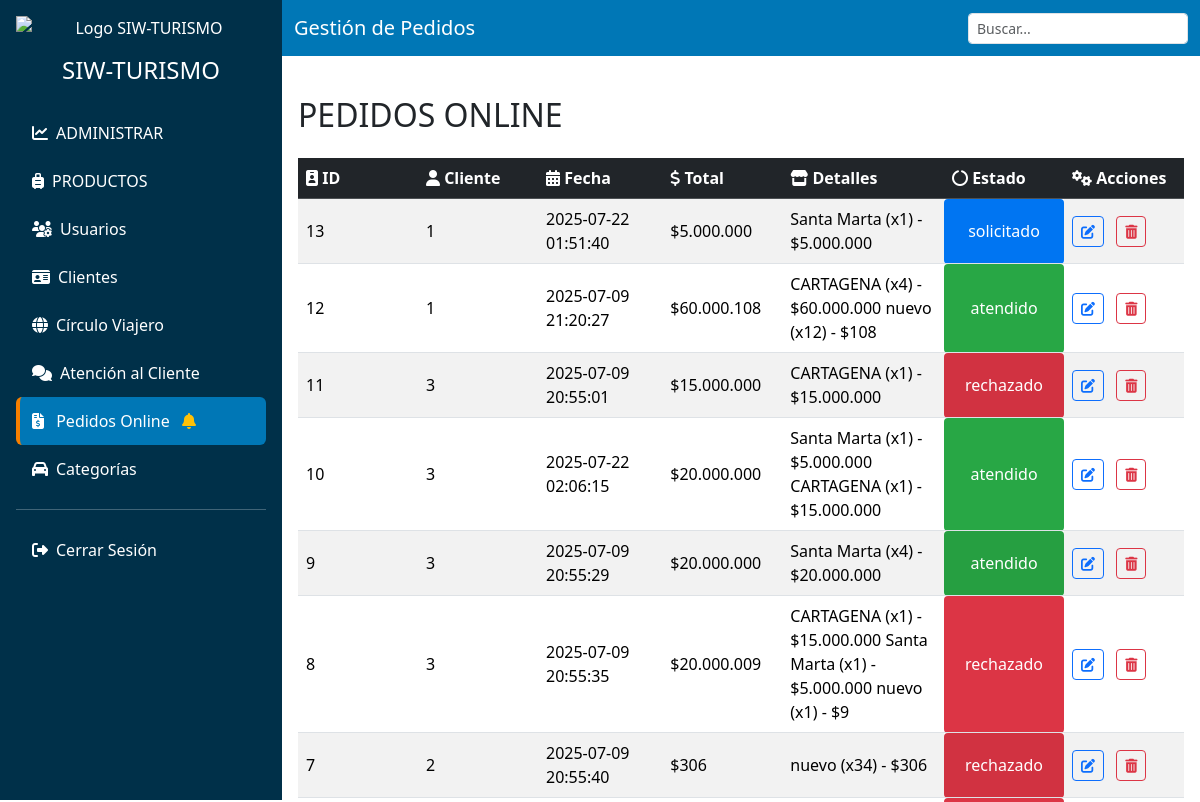
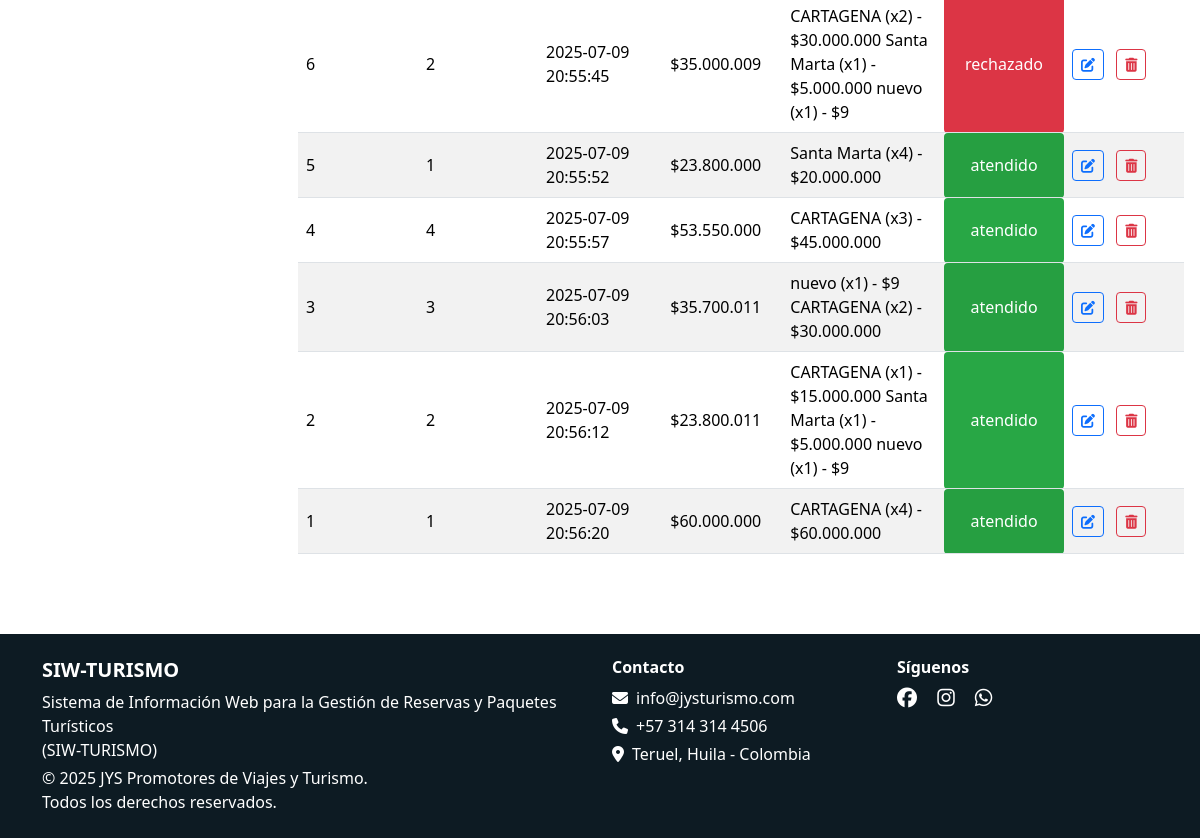
Before: /vista/admin/pedidos.php (signed in) with the older database file (2 pictures, top to bottom).
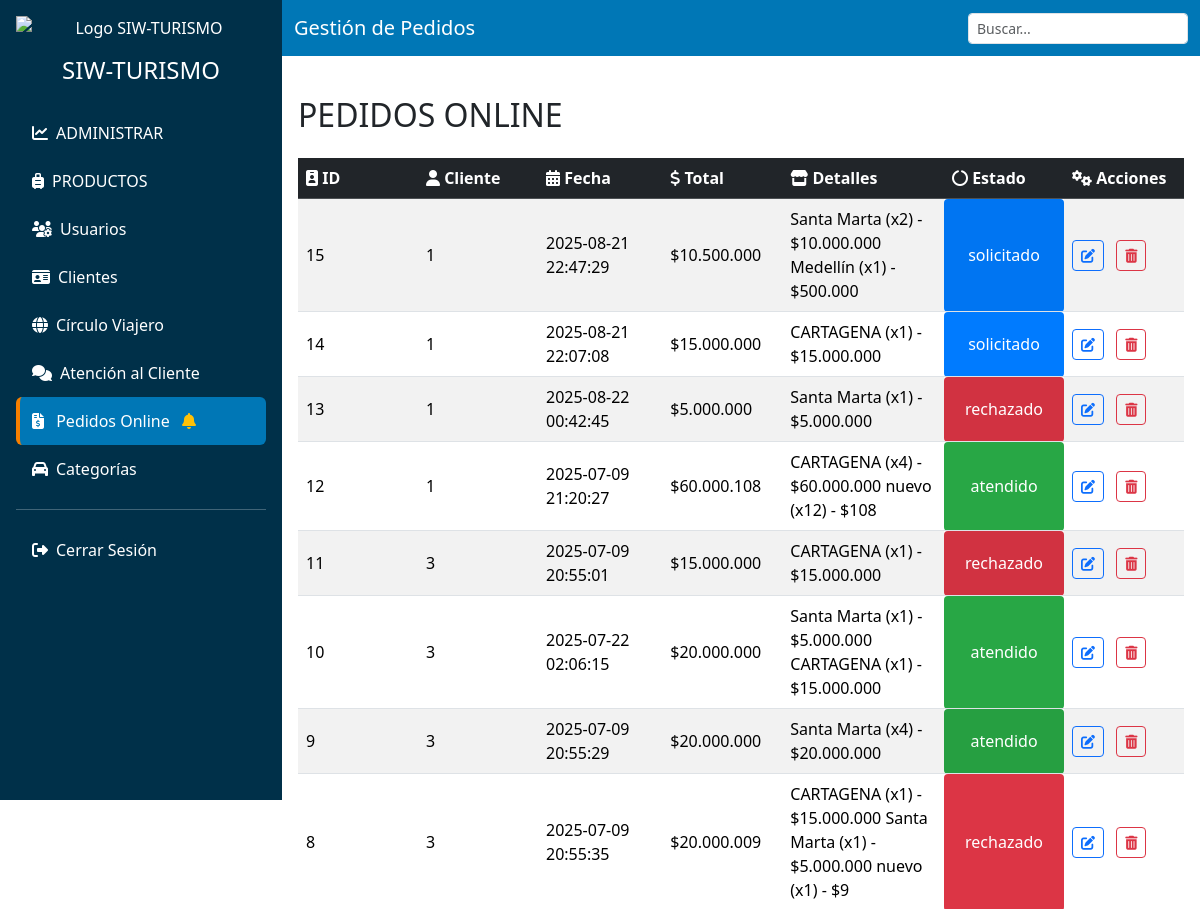
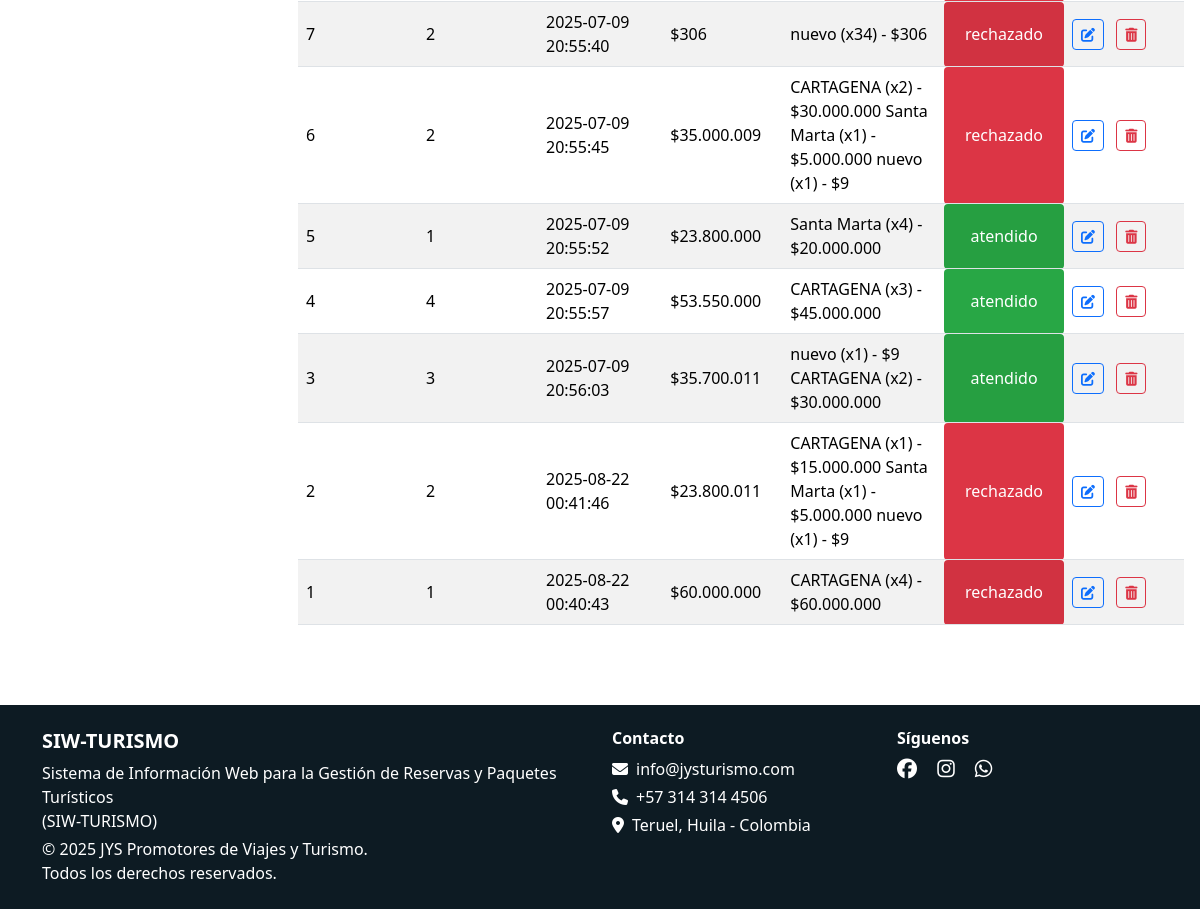
After: the same page with the newer database file (2 pictures, top to bottom).
### tables this page shows
CREATE TABLE `ventas` (
  `id` int(11) NOT NULL,
  `fecha` timestamp NOT NULL DEFAULT current_timestamp() ON UPDATE current_timestamp(),
  `total` int(11) NOT NULL,
  `id_cliente` int(11) NOT NULL,
  `estado` enum('solicitado','atendido','rechazado') DEFAULT NULL,
  `detalles` text DEFAULT NULL
);

### modelo/obtenerEstados.php (called while the page is built, shortened)
<?php
function hayPedidos($conn)
{
    $sql = "SELECT 1 FROM ventas WHERE estado = ? LIMIT 1";
    $stmt = $conn->prepare($sql);
    if ($stmt) {
        $estado = "solicitado";
        $stmt->bind_param("s", $estado);
        $stmt->execute();
        $stmt->store_result();
        $hay = ($stmt->num_rows > 0);
        return $hay;
    }
    return false;
}

### modelo/pedidos_m.php (called while the page is built, shortened)
<?php
    function obtenerPedidos($conn) {
        $pedidos = [];
        $sql = "SELECT id, fecha, total, id_cliente, estado, detalles FROM ventas ORDER BY id DESC";
        $resultado = $conn->query($sql);
        if ($resultado && $resultado->num_rows > 0) {
            while ($fila = $resultado->fetch_assoc()) {
                $pedidos[] = $fila;
            }
        }
        return $pedidos;
    }
?>

### vista/admin/pedidos.php (the view, shortened to what this page needs)
<?php
    include('header.php');
?>
<body>
  <?php
        include '../../conexion.php';
        include '../../modelo/pedidos_m.php';
        $pedidos = obtenerPedidos($conn);
  ?>
  <div class="d-flex flex-column flex-lg-row">
    <?php include ('sidebar.php'); ?>
    <div class="flex-grow-1">
      <nav class="navbar navbar-dark">
        <div class="container-fluid">
          <span class="navbar-brand">Gestión de Pedidos</span>
           <div class="dataTables_filter">
              <input type="search" id="buscar" class="form-control form-control-sm" placeholder="Buscar...">
            </div>
        </div>
      </nav>
      <div class="main-content">
        <div class="d-flex justify-content-between align-items-center mb-4">
          <h2 class="mb-0 mt-4">PEDIDOS ONLINE</h2>
        </div>
        <div class="table-responsive">
          <table class="table table-striped table-hover align-middle">
            <thead class="table-dark">
              <tr>
              <th><i class="fas fa-id-badge"></i> ID</th>
              <th><i class="fas fa-user"></i> Cliente</th>
              <th><i class="fas fa-calendar-alt"></i> Fecha</th>
              <th><i class="fas fa-dollar-sign"></i> Total</th>
              <th><i class="fas fa-store"></i> Detalles</th>
              <th><i class="fas fa-circle-notch"></i> Estado</th>
                <th><i class="fas fa-cogs"></i> Acciones</th>
              </tr>
            </thead>
            <tbody>
              <?php foreach ($pedidos as $pedido): ?>
                <tr>
                  <td><?= $pedido['id'] ?></td>
                  <td><?= $pedido['id_cliente'] ?></td>
                  <td><?= $pedido['fecha'] ?></td>
                  <td>$<?= number_format($pedido['total'], 0, ',', '.') ?></td>
                  <td><?= htmlspecialchars($pedido['detalles']) ?></td>
                 <?php
                    $colores = [
                        'atendido'   => '#28a745',
                        'rechazado'  => '#dc3545',
                        'solicitado' => '#007bff'
                    ];
                    $estado = strtolower($pedido['estado']);
                    $color = isset($colores[$estado]) ? $colores[$estado] : '#6c757d';
                  ?>
                  <td style="background-color:<?= $color ?>;color:#fff;padding:5px;border-radius:4px;text-align:center;">
                      <?= htmlspecialchars($pedido['estado']) ?>
                  </td>
                  <td>
                    <button class="btn btn-sm btn-outline-primary me-2" data-bs-toggle="modal"
                        data-bs-target="#modalEditar<?= $pedido['id'] ?>">
                        <i class="fas fa-edit"></i>
                    </button>
                    <button class="btn btn-sm btn-outline-danger"
                        onclick="eliminar(event, <?= $pedido['id'] ?>)"><i class="fas fa-trash-alt"></i>
                    </button>
                    </td>
                </tr>
              <?php endforeach; ?>
            </tbody>
          </table>
        </div>
      </div>
    </div>
  </div>
  <?php include ('footer.php'); ?>
</body>
</html>

### vista/admin/header.php (shortened to what this page needs)
<!DOCTYPE html>
<html lang="es">
<head>
    <link rel="stylesheet" href="../../libs/bootstrap-5.3.3-dist/css/bootstrap.min.css">
    <link rel="stylesheet" href="../../libs/fontawesome-free-6.7.2-web/css/all.min.css">
    <link rel="stylesheet" href="css/style_index.css">
</head>

### vista/admin/sidebar.php (shortened to what this page needs)
<?php
include '../../conexion.php';
include '../../modelo/obtenerEstados.php';
$CampanaPedidos = hayPedidos($conn);
?>
<!DOCTYPE html>
<html lang="es">
<head>
    <link
      href="../../libs/bootstrap-5.3.3-dist/css/bootstrap.min.css"
      rel="stylesheet"
    />
</head>
<body>
    <div class="sidebar p-3 text-center d-flex flex-column flex-shrink-0 text-white overflow-auto vh-100">
        <nav style="min-width: 250px;">
            <img src="../../IMAGENES/Logotipo_sinsombrapng_Mesa de trabajo 1-02.png" alt="Logo SIW-TURISMO"
                class="img-fluid mb-3 mx-auto d-block" style="max-height: 80px;" />
            <h4 class="mb-4">SIW-TURISMO</h4>
            <ul class="nav nav-pills flex-column text-start">
                <li class="nav-item">
                    <a href="vista_general.php" class="nav-link i-vista_general text-white">
                        <i class="fas fa-chart-line me-2"></i>ADMINISTRAR
                    </a>
                </li>
                <li class="nav-item">
                    <a href="productos.php" class="nav-link i-productos text-white">
                        <i class="fas fa-suitcase-rolling me-2"></i>PRODUCTOS
                    </a>
                </li>
                <?php if ($_SESSION['rol'] == 'ADMIN'):?>
                    <li class="nav-item">
                        <a href="usuarios.php" class="nav-link i-usuarios text-white">
                            <i class="fas fa-users-cog me-2"></i>Usuarios
                        </a>
                    </li>
                <?php endif; ?>
                <li class="nav-item">
                    <a href="clientes.php" class="nav-link i-clientes text-white">
                        <i class="fas fa-id-card me-2"></i>Clientes
                    </a>
                </li>
                <li class="nav-item">
                    <a href="circulo_viajero.php" class="nav-link i-circulo_viajero text-white">
                        <i class="fas fa-globe me-2"></i>Círculo Viajero
                    </a>
                </li>
                <?php if ($_SESSION['rol'] == 'ADMIN' || $_SESSION['rol'] == 'ATENCION_CLIENTE'):?>
                    <li class="nav-item">
                        <a href="atencion_cliente.php" class="nav-link i-atencion_cliente text-white">
                            <i class="fas fa-comments me-2"></i>Atención al Cliente
                        </a>
                    </li>
                <?php endif; ?>
               <li class="nav-item">
                    <a href="pedidos.php" class="nav-link i-pedidos text-white">
                        <i class="fas fa-file-invoice-dollar me-2"></i>
                        Pedidos Online
                        <?php if ($CampanaPedidos): ?>
                            <i class="fas fa-bell text-warning ms-2"></i>
                        <?php endif; ?>
                    </a>
                </li>
                <li class="nav-item">
                    <a href="categorias.php" class="nav-link i-categorias text-white">
                        <i class="fas fa-car me-2"></i>Categorías
                    </a>
                </li>
                <hr />
                <li class="nav-item">
                    <a href="../../controlador/usuarios_c.php?accion=salir" class="nav-link i10 text-white" onclick="salir();">
                        <i class="fas fa-sign-out-alt me-2"></i>Cerrar Sesión
                    </a>
                </li>
            </ul>
        </nav>
    </div>
</body>
</html>

### vista/admin/footer.php (shortened to what this page needs)
<!DOCTYPE html>
<html lang="es">
<head>
    <link rel="stylesheet" href="../../libs/bootstrap-5.3.3-dist/css/bootstrap.min.css">
    <link rel="stylesheet" href="../../libs/bootstrap-icons-1.11.3/a/bootstrap-icons.css">
    <link rel="stylesheet" href="../../libs/fontawesome-free-6.7.2-web/css/all.min.css">
</head>
<body>
    <footer class="text-white mt-5" style="background-color: rgb(13, 27, 35);">
        <div class="container py-4">
            <div class="row">
                <div class="col-12 col-md-6 mb-4 mb-md-0 text-center text-md-start">
                    <h5 class="fw-bold">SIW-TURISMO</h5>
                    <p class="mb-1">Sistema de Información Web para la Gestión de Reservas y Paquetes Turísticos <br> (SIW-TURISMO)</p>
                    <p class="mb-0">&copy; <span id="year"></span> JYS Promotores de Viajes y Turismo. <br> Todos los derechos reservados.</p>
                </div>
                <div class="col-12 col-md-3 mb-4 mb-md-0 text-center text-md-start">
                    <h6 class="fw-bold">Contacto</h6>
                    <p class="mb-1"><i class="fas fa-envelope me-2"></i>info@jysturismo.com</p>
                    <p class="mb-1"><i class="fas fa-phone me-2"></i>+57 314 314 4506</p>
                    <p class="mb-0"><i class="fas fa-map-marker-alt me-2"></i>Teruel, Huila - Colombia</p>
                </div>
                <div class="col-12 col-md-3 text-center text-md-start">
                    <h6 class="fw-bold">Síguenos</h6>
                    <a href="https://www.facebook.com/share/1aEM7MnAdN/" class="text-white me-3" target="_blank" rel="noopener noreferrer">
                        <i class="fab fa-facebook fa-lg"></i>
                    </a>
                    <a href="#" class="text-white me-3">
                        <i class="fab fa-instagram fa-lg"></i>
                    </a>
                    <a href="https://wa.me/573143144506" class="text-white" target="_blank" rel="noopener noreferrer">
                        <i class="fab fa-whatsapp fa-lg"></i>
                    </a>
                </div>
            </div>
        </div>
    </footer>
</body>
</html>

### vista/admin/pedidos.php (style rules this page uses)
.table-responsive { overflow-x: auto; max-width: 100%; }
.main-content { padding: 1rem; }
th, td { overflow-wrap: break-word; min-width: 120px; text-align: left; vertical-align: middle; }

Changed rows visible on the page:
added ventas: id "15", id_cliente "1", fecha "2025-08-21 22:47:29", total "10.500.000", detalles "Santa Marta (x2) - $10.000.000 Medellín (x1) - $500.000", estado "solicitado"
added ventas: id "14", id_cliente "1", fecha "2025-08-21 22:07:08", total "15.000.000", detalles "CARTAGENA (x1) - $15.000.000", estado "solicitado"
changed ventas "Santa Marta (x1) - $5.000.000": fecha "2025-07-22 01:51:40" → "2025-08-22 00:42:45"; estado "solicitado" → "rechazado"
changed ventas id 2: fecha "2025-07-09 20:56:12" → "2025-08-22 00:41:46"; estado "atendido" → "rechazado"
changed ventas "CARTAGENA (x4) - $60.000.000": fecha "2025-07-09 20:56:20" → "2025-08-22 00:40:43"; estado "atendido" → "rechazado"
